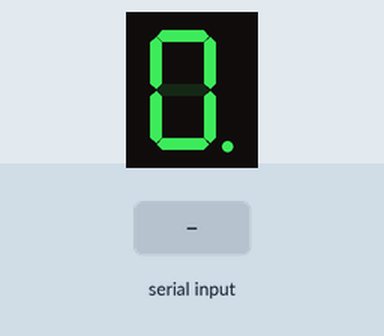
This sketch was run on a simulated Arduino Uno, built with avr-gcc and run on an emulated ATmega328P. Parts: 1-digit seven-segment display. Inputs (shaded band) come from the test bench.

Above: at 1.2 s.
1.3 s: "1" received over Serial
At 2.5 s:
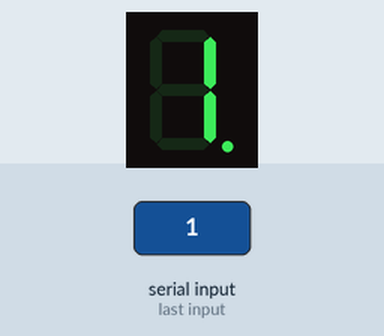
2.8 s: "2" received over Serial
At 3.8 s:
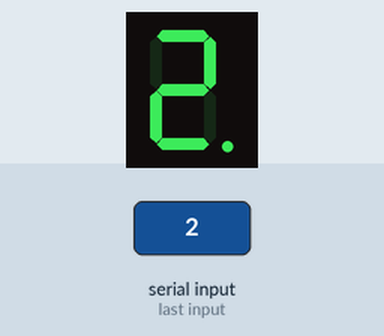
Timing chart, 0 to 5.8 s (numbered marks = the images above; inputs shaded):
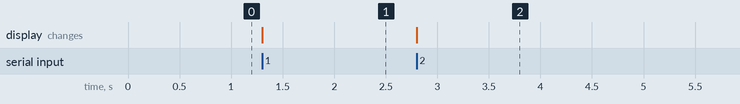

Measured:
- after the input at 1.3 s, the display: changes at once (image 1)
- after the input at 2.8 s, the display: changes at once (image 2)

The sketch:

7segment_bluetooth.ino
```cpp
#include "SevSeg.h"
SevSeg sevseg;
int data;
int temp;
int dp;

void setup() {
  Serial.begin(9600);
  byte numDigits = 1;
  byte digitPins[] = {};
  byte segmentPins[] = {6, 5, 2, 3, 4, 7, 8, 9};
  bool resistorsOnSegments = true;

  byte hardwareConfig = COMMON_ANODE;
  sevseg.begin(hardwareConfig, numDigits, digitPins, segmentPins, resistorsOnSegments);
  sevseg.setBrightness(90);

}

void loop() {
  // put your main code here, to run repeatedly:
  while (Serial.available() > 0) {
    data = Serial.read();
  }

detectNumber();

  sevseg.setNumber(temp,dp);
  sevseg.refreshDisplay();

}

void detectNumber(){
    if(data == '0'){
    temp = 0;
    }
  if(data == '1'){
    temp = 1;
    }
  if(data == '2'){
    temp = 2;
    }
  if(data == '3'){
    temp = 4;
    }
  if(data == '5'){
    temp = 5;
    }
  if(data == '6'){
    temp = 6;
    }
  if(data == '7'){
    temp = 7;
    }
  if(data == '8'){
    temp = 8;
    }
  if(data == '9'){
    temp = 9;
    }
  if(data == '0'){
    temp = 0;
    }
  }
```
